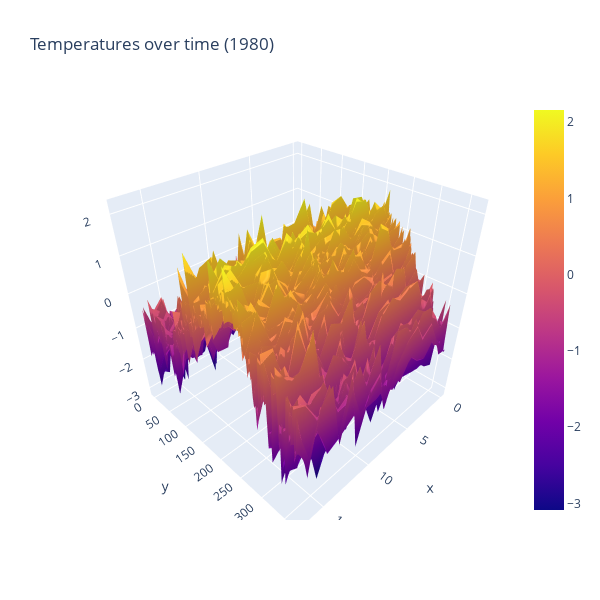

Notebook cell for this chart:
### Code cell
#whisker plot of the data to see variations in temperatures
fig = go.Figure(data=[go.Surface(z=notemp.values)])
fig.update_layout(title=f"Temperatures over time ({year})", width=600, height=600)
fig.show()

### Figure 1 — Plotly figure (JSON) as saved in the notebook; plotly's stock layout.template omitted (floating-point values rounded to 4 significant figures; data arrays with more than 128 entries replaced by an {"elided": "..."} marker saying what was removed)
{"data": [{"type": "surface", "z": {"elided": "366x18 float values"}}], "layout": {"height": 600, "title": {"text": "Temperatures over time (1980)"}, "width": 600}}
